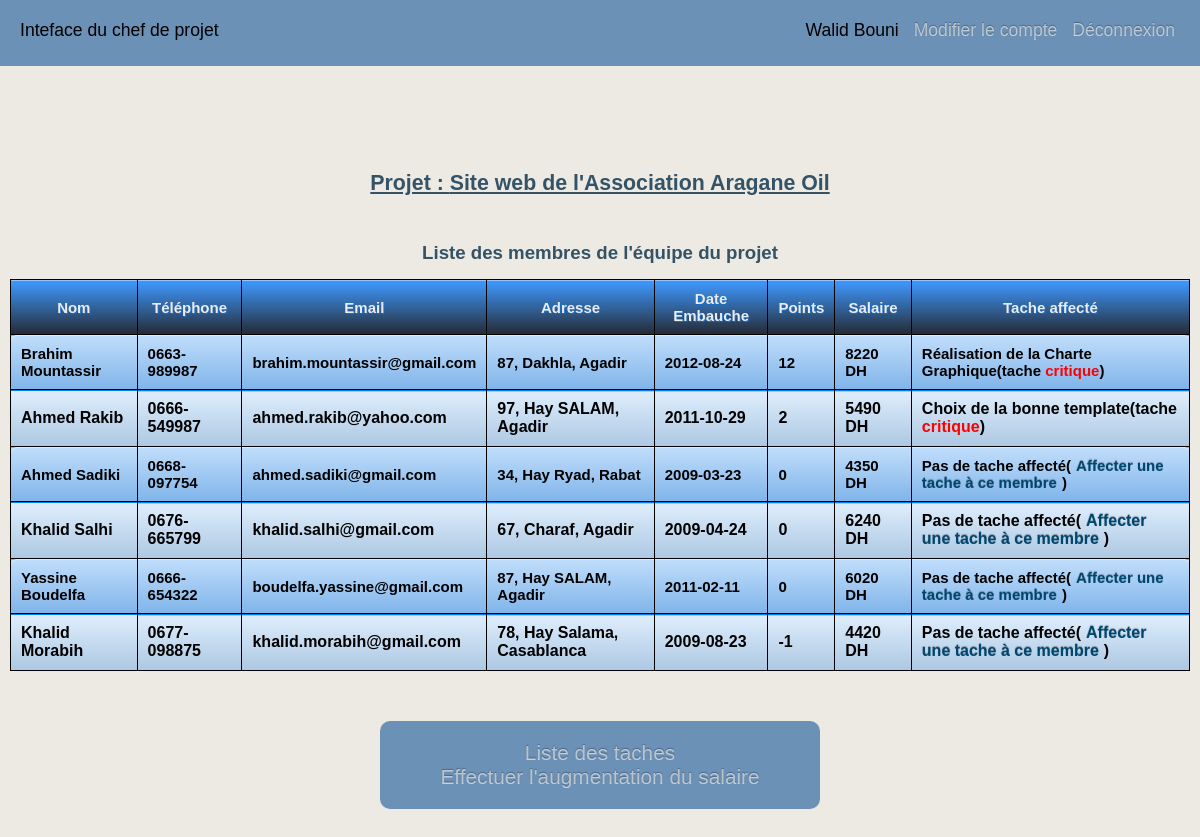
The app's page /profiles/liste_membre.php (signed in) with its own data.
### tables this page shows
CREATE TABLE IF NOT EXISTS `projet` (
  `ID` int(11) NOT NULL AUTO_INCREMENT,
  `ClientID` int(11) NOT NULL,
  `Chef de projetID` int(11) NOT NULL,
  `Nom_projet` varchar(255) DEFAULT NULL,
  `Desc_projet` varchar(255) DEFAULT NULL,
  `Date_debut` date DEFAULT NULL,
  `Date_fin` date DEFAULT NULL,
  `Durrée_estimé` int(11) NOT NULL,
  PRIMARY KEY (`ID`),
  KEY `responsable sur` (`Chef de projetID`),
  KEY `client_projet` (`ClientID`)
);

### profiles/liste_membre.php (the view, shortened to what this page needs)
<!DOCTYPE HTML>
<html>
	<head>
		<link rel="stylesheet" href="../css/style.css">
		<link rel="stylesheet" href="../css/global.css">
	</head>
	<body>
		<?php
			$projet_results = mysql_query("SELECT * FROM `projet`");
			while($row = mysql_fetch_array($projet_results)){
				if( $_SESSION['id_chef_projet'] == $row['Chef de projetID'] ){
					$nom_projet = $row['Nom_projet'];
				}
			}
			if(isset($_SESSION['login'])){
		?>
		<div id="main_chef_projet" class="main">
			<div id="head">
				<div id="titre">Inteface du chef de projet</div>
				<div id="compte">
					<span id="nom"><?php echo $_SESSION['nom']; ?></span>
					<a href="../modifier_compte.php">Modifier le compte</a>
					<a href="../logout.php">Déconnexion</a>
				</div>
			</div>
			<div id="nom_projet">Projet : <?php echo $nom_projet; ?></div><br><br>
			<div id="liste_membre_titre">Liste des membres de l'équipe du projet</div>
			<div id="liste_membre">
				<table  class="table_style">
					<thead>
						<tr>
							<th>Nom</th>
							<th>Téléphone</th>
							<th>Email</th>
							<th>Adresse</th>
							<th>Date Embauche</th>
							<th>Points</th>
							<th>Salaire</th>
							<th>Tache affecté</th>
						</tr>
					</thead>
					<tbody>
						<?php
							$membre_equipe_results = mysql_query("SELECT * FROM `membre equipe` , `compte de récompence`
							WHERE `membre equipe`.`ID` = `compte de récompence`.`Membre equipeID` AND `Chef de projetID` =".$_SESSION['id_chef_projet']."
							ORDER BY `Points` DESC, `date_embauche` ASC");
							while($row = mysql_fetch_array($membre_equipe_results)){
								$membre_equipe_id = $row['ID'];
								$nom = $row['Nom'];
								$tel = $row['Tel'];
								$email = $row['Email'];
								$adresse = $row['Adresse'];
								$date_embauche = $row['date_embauche'];
								$points = $row['Points'];
								$Nom_tache_cr = mysql_fetch_array(mysql_query("SELECT `Nom_tache` FROM `tache critique` WHERE `Membre equipeID` = ".$membre_equipe_id));
								$Nom_tache_nncr = mysql_fetch_array(mysql_query("SELECT `Nom_tache` FROM `tache non critique` WHERE `Membre equipeID` = ".$membre_equipe_id));
								$Nom_tache_cr = $Nom_tache_cr['Nom_tache'];
								$Nom_tache_nncr = $Nom_tache_nncr['Nom_tache'];
								if(isset($Nom_tache_cr)){
									$Nom_tache = $Nom_tache_cr.'(tache <span class="tache_critique">critique</span>)';
								}else{
									if(isset($Nom_tache_nncr)){
										$Nom_tache = $Nom_tache_nncr.'(tache <span class="tache_nncritique">non critique</span>)';
									}else{
										$Nom_tache = "Pas de tache affecté(<a href='liste_tache_membre.php?membre_equipe_id=".$membre_equipe_id."&nom=".$nom."'>Affecter une tache à ce membre</a>)";
									}
								}
								$salaire = mysql_fetch_array(mysql_query("SELECT `salaire` FROM `compte de récompence` WHERE `Membre equipeID` = ".$membre_equipe_id));
								$salaire = $salaire['salaire'];
								echo "<tr>
									<td>".$nom."</td>
									<td>".$tel."</td>
									<td>".$email."</td>
									<td>".$adresse."</td>
									<td>".$date_embauche."</td>
									<td>".$points."</td>
									<td>".$salaire." DH</td>
									<td>".$Nom_tache."</td>
								</tr>";
							}
						?>
					</tbody>
				</table>
			</div>
			<div id="links">
				<a href="liste_tache.php">Liste des taches</a><br>
				<a href="raise_salary.php">Effectuer l'augmentation du salaire</a><br>
			</div>
			<br><br>
		</div>
		<?php
			}else{
				echo "logged out";
				header('Location: ../index.php');
			}
		?>
	</body>
</html>

### css/style.css (style rules this page uses)
html { font-family: arial; font-size: 16px; }
.main #nom_projet { margin-top: 100px; text-align: center; padding: 5px; font-weight: bold; font-size: 16pt; text-decoration: underline; color: rgb(52, 83, 102); }
.main #liste_membre table { margin: auto; border-collapse: collapse; }
.main #liste_membre td, th { padding: 10px; border: 1px black solid; }
.main #liste_membre_titre { text-align: center; padding: 5px; font-weight: bold; font-size: 14pt; color: rgb(52, 83, 102); }
.main #liste_tache_nncrt td, th { padding: 10px; border: 1px black solid; }
.main #liste_tache_crt, .main #liste_tache_crt, .main #liste_membre { margin: 10px; }
.main #liste_tache_crt td, th { padding: 10px; border: 1px black solid; }
.main .tache_critique { color: red; }
.main #compte_recomp td, th { padding: 10px; border: 1px black solid; }

### css/global.css (style rules this page uses)
html { background-color: #EDEAE3; }
body { margin: 0; }
.main a { color: rgba(255,255,255,0.6); text-shadow: 0 -1px 1px rgba(0,0,0,0.3); text-decoration: none; }
.main #head { background-color: rgb(108, 145, 182); width: 100%; height:66px }
.main #titre { position: absolute; padding: 20px; font-size: 1.1em; }
.main #compte { position: absolute; right: 0; padding: 20px; font-size: 1.1em; }
.main #compte span, a { padding: 5px; }
#links { background-color: rgb(108, 145, 182); margin-top: 50px; margin-right: auto; margin-left: auto; padding: 20px; border-radius: 10px; text-align: center; width: 400px; font-size: 1.3em; }
.table_style thead tr { -moz-box-shadow:inset 0px 1px 0px 0px #97c4fe; -webkit-box-shadow:inset 0px 1px 0px 0px #97c4fe; box-shadow:inset 0px 1px 0px 0px #97c4fe; background:-webkit-gradient( linear, left top, left bottom, color-stop(0.05, #3d94f6), color-stop(1, #252b36) ); background:-moz-linear-gradient( center top, #3d94f6 5%, #252b36 100% ); filter:progid:DXImageTransform.Microsoft.gradient(startColorstr='#3d94f6', endColorstr='#252b36'); background-color:#3d94f6; border:1px solid #337fed; color:rgb(235, 235, 235); font-family:arial; font-size:15px; font-weight:bold; padding:6px 24px; text-decoration:none; text-shadow:1px 1px 0px #1570cd; }
.table_style tbody tr a { color:rgb(0, 71, 111); }
.table_style tbody tr:nth-child(even) { -moz-box-shadow:inset 0px 1px 0px 0px #037beb; -webkit-box-shadow:inset 0px 1px 0px 0px #037beb; box-shadow:inset 0px 1px 0px 0px #037beb; background:-webkit-gradient( linear, left top, left bottom, color-stop(0.05, #dcecfb), color-stop(1, #adc8e3) ); background:-moz-linear-gradient( center top, #dcecfb 5%, #adc8e3 100% ); filter:progid:DXImageTransform.Microsoft.gradient(startColorstr='#dcecfb', endColorstr='#adc8e3'); background-color:#dcecfb; border:1px solid #84bbf3; color: #000; font-family:arial; font-weight: bold; padding:6px 24px; text-decoration:none; }
.table_style tbody tr:nth-child(odd) { -moz-box-shadow:inset 0px 1px 0px 0px #dcecfb; -webkit-box-shadow:inset 0px 1px 0px 0px #dcecfb; box-shadow:inset 0px 1px 0px 0px #dcecfb; background:-webkit-gradient( linear, left top, left bottom, color-stop(0.05, #bddbfa), color-stop(1, #80b5ea) ); background:-moz-linear-gradient( center top, #bddbfa 5%, #80b5ea 100% ); filter:progid:DXImageTransform.Microsoft.gradient(startColorstr='#bddbfa', endColorstr='#80b5ea'); background-color:#bddbfa; -moz-border-radius:6px; -webkit-border-radius:6px; border-radius:6px; border:1px solid #84bbf3; color:#000; font-family:arial; font-size:15px; font-weight:bold; padding:6px 24px; text-decoration:none; }

### records on screen
projet: Nom_projet "Site web de l'Association Aragane Oil"
compte de récompence: Membre equipeID "Brahim Mountassir", Membre equipeID "0663-989987", Membre equipeID "brahim.mountassir@gmail.com", Membre equipeID "87, Dakhla, Agadir", Membre equipeID "2012-08-24", Points "12", salaire "8220", Nom_tache_cr "Réalisation de la Charte Graphique"
compte de récompence: Membre equipeID "Ahmed Rakib", Membre equipeID "0666-549987", Membre equipeID "ahmed.rakib@yahoo.com", Membre equipeID "97, Hay SALAM, Agadir", Membre equipeID "2011-10-29", Points "2", salaire "5490", Nom_tache_cr "Choix de la bonne template"
compte de récompence: Membre equipeID "Ahmed Sadiki", Membre equipeID "0668-097754", Membre equipeID "ahmed.sadiki@gmail.com", Membre equipeID "34, Hay Ryad, Rabat", Membre equipeID "2009-03-23", Points "0", salaire "4350"
compte de récompence: Membre equipeID "Khalid Salhi", Membre equipeID "0676-665799", Membre equipeID "khalid.salhi@gmail.com", Membre equipeID "67, Charaf, Agadir", Membre equipeID "2009-04-24", Points "0", salaire "6240"
compte de récompence: Membre equipeID "Yassine Boudelfa", Membre equipeID "0666-654322", Membre equipeID "boudelfa.yassine@gmail.com", Membre equipeID "87, Hay SALAM, Agadir", Membre equipeID "2011-02-11", Points "0", salaire "6020"
compte de récompence: Membre equipeID "Khalid Morabih", Membre equipeID "0677-098875", Membre equipeID "khalid.morabih@gmail.com", Membre equipeID "78, Hay Salama, Casablanca", Membre equipeID "2009-08-23", Points "-1", salaire "4420"

### other values on screen
$_SESSION['nom'] "Walid Bouni"
